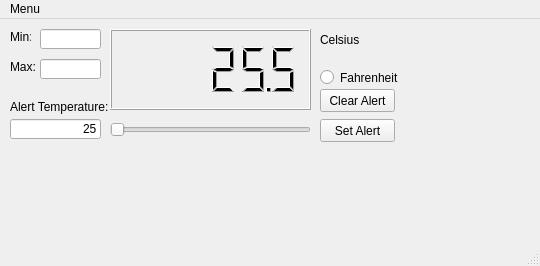
<?xml version="1.0" encoding="UTF-8"?>
<ui version="4.0">
 <class>MainWindow</class>
 <widget class="QMainWindow" name="MainWindow">
  <property name="geometry">
   <rect>
    <x>0</x>
    <y>0</y>
    <width>540</width>
    <height>266</height>
   </rect>
  </property>
  <property name="windowTitle">
   <string>EBB Temperature Sensor</string>
  </property>
  <widget class="QWidget" name="centralWidget">
   <widget class="QLCDNumber" name="temperatureLCD">
    <property name="geometry">
     <rect>
      <x>110</x>
      <y>10</y>
      <width>201</width>
      <height>81</height>
     </rect>
    </property>
    <property name="smallDecimalPoint">
     <bool>true</bool>
    </property>
    <property name="digitCount">
     <number>6</number>
    </property>
    <property name="segmentStyle">
     <enum>QLCDNumber::Filled</enum>
    </property>
    <property name="value" stdset="0">
     <double>25.500000000000000</double>
    </property>
   </widget>
   <widget class="QPushButton" name="setAlertButton">
    <property name="geometry">
     <rect>
      <x>320</x>
      <y>100</y>
      <width>75</width>
      <height>23</height>
     </rect>
    </property>
    <property name="text">
     <string>Set Alert</string>
    </property>
   </widget>
   <widget class="QLineEdit" name="minEdit">
    <property name="geometry">
     <rect>
      <x>40</x>
      <y>10</y>
      <width>61</width>
      <height>20</height>
     </rect>
    </property>
    <property name="inputMask">
     <string/>
    </property>
    <property name="alignment">
     <set>Qt::AlignRight|Qt::AlignTrailing|Qt::AlignVCenter</set>
    </property>
    <property name="readOnly">
     <bool>true</bool>
    </property>
   </widget>
   <widget class="QLabel" name="isCelsiusLabel">
    <property name="geometry">
     <rect>
      <x>320</x>
      <y>10</y>
      <width>61</width>
      <height>21</height>
     </rect>
    </property>
    <property name="text">
     <string>Celsius</string>
    </property>
   </widget>
   <widget class="QLabel" name="minLabel">
    <property name="geometry">
     <rect>
      <x>10</x>
      <y>10</y>
      <width>21</width>
      <height>16</height>
     </rect>
    </property>
    <property name="text">
     <string>Min:</string>
    </property>
   </widget>
   <widget class="QLineEdit" name="maxEdit">
    <property name="geometry">
     <rect>
      <x>40</x>
      <y>40</y>
      <width>61</width>
      <height>20</height>
     </rect>
    </property>
    <property name="sizePolicy">
     <sizepolicy hsizetype="Fixed" vsizetype="Fixed">
      <horstretch>0</horstretch>
      <verstretch>0</verstretch>
     </sizepolicy>
    </property>
    <property name="inputMask">
     <string/>
    </property>
    <property name="text">
     <string/>
    </property>
    <property name="alignment">
     <set>Qt::AlignRight|Qt::AlignTrailing|Qt::AlignVCenter</set>
    </property>
    <property name="readOnly">
     <bool>true</bool>
    </property>
   </widget>
   <widget class="QLabel" name="maxLabel">
    <property name="geometry">
     <rect>
      <x>10</x>
      <y>40</y>
      <width>31</width>
      <height>16</height>
     </rect>
    </property>
    <property name="text">
     <string>Max:</string>
    </property>
   </widget>
   <widget class="QRadioButton" name="isFahrenheitRadio">
    <property name="geometry">
     <rect>
      <x>320</x>
      <y>50</y>
      <width>82</width>
      <height>17</height>
     </rect>
    </property>
    <property name="text">
     <string>Fahrenheit</string>
    </property>
   </widget>
   <widget class="QSlider" name="alertTempSlider">
    <property name="geometry">
     <rect>
      <x>110</x>
      <y>100</y>
      <width>201</width>
      <height>21</height>
     </rect>
    </property>
    <property name="minimum">
     <number>0</number>
    </property>
    <property name="maximum">
     <number>50</number>
    </property>
    <property name="sliderPosition">
     <number>0</number>
    </property>
    <property name="orientation">
     <enum>Qt::Horizontal</enum>
    </property>
   </widget>
   <widget class="QLineEdit" name="alertEdit">
    <property name="geometry">
     <rect>
      <x>10</x>
      <y>100</y>
      <width>91</width>
      <height>20</height>
     </rect>
    </property>
    <property name="text">
     <string>25</string>
    </property>
    <property name="alignment">
     <set>Qt::AlignRight|Qt::AlignTrailing|Qt::AlignVCenter</set>
    </property>
    <property name="readOnly">
     <bool>true</bool>
    </property>
   </widget>
   <widget class="QLabel" name="alertLabel">
    <property name="geometry">
     <rect>
      <x>10</x>
      <y>80</y>
      <width>101</width>
      <height>16</height>
     </rect>
    </property>
    <property name="text">
     <string>Alert Temperature:</string>
    </property>
   </widget>
   <widget class="QPushButton" name="clearAlertButton">
    <property name="geometry">
     <rect>
      <x>320</x>
      <y>70</y>
      <width>75</width>
      <height>23</height>
     </rect>
    </property>
    <property name="text">
     <string>Clear Alert</string>
    </property>
   </widget>
  </widget>
  <widget class="QStatusBar" name="statusBar"/>
  <widget class="QMenuBar" name="menuBar">
   <property name="geometry">
    <rect>
     <x>0</x>
     <y>0</y>
     <width>540</width>
     <height>22</height>
    </rect>
   </property>
   <widget class="QMenu" name="menuMenu">
    <property name="title">
     <string>Menu</string>
    </property>
    <addaction name="actionExit"/>
   </widget>
   <addaction name="menuMenu"/>
  </widget>
  <action name="actionExit">
   <property name="text">
    <string>Exit</string>
   </property>
  </action>
 </widget>
 <layoutdefault spacing="6" margin="11"/>
 <resources/>
 <connections/>
</ui>
